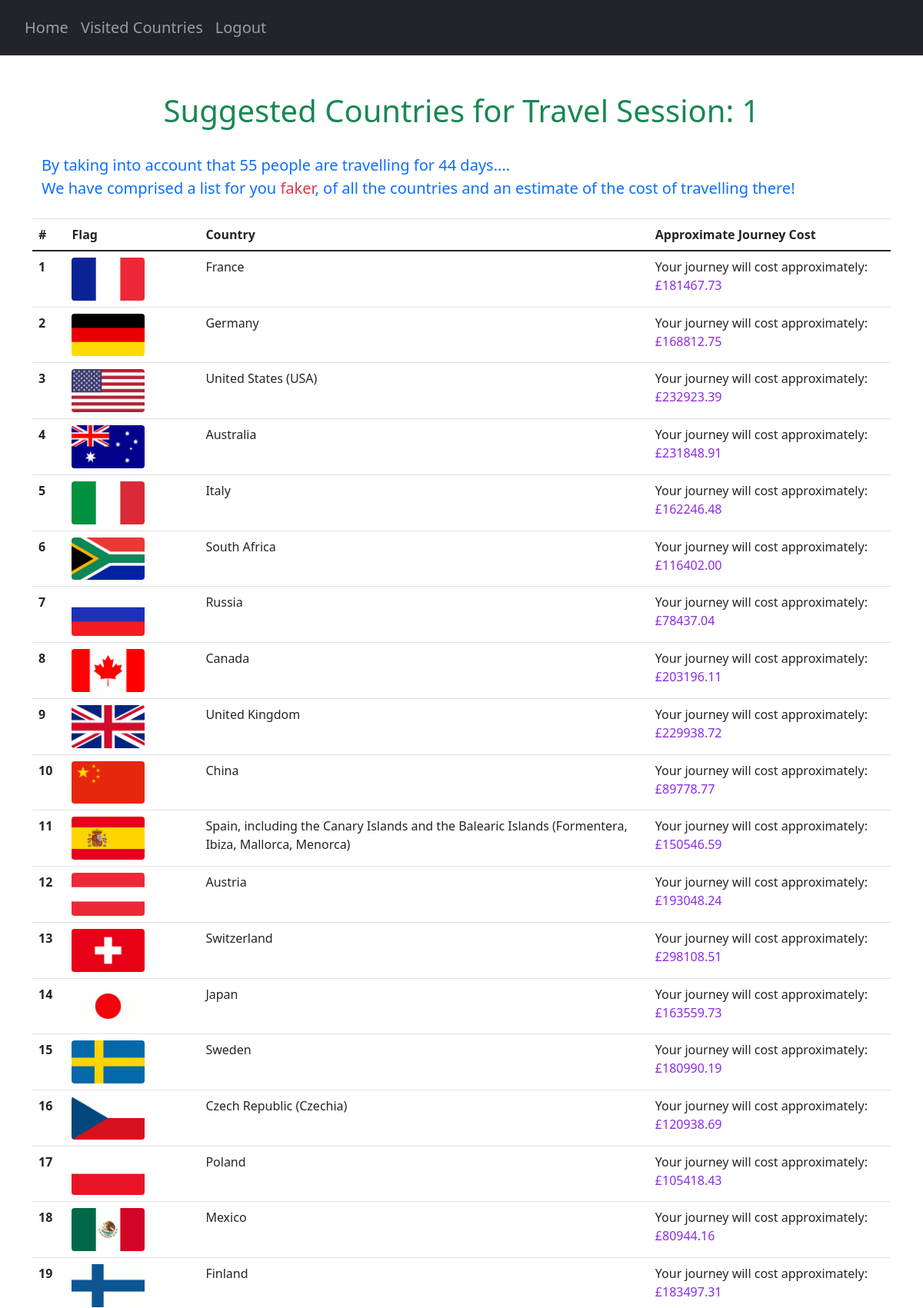
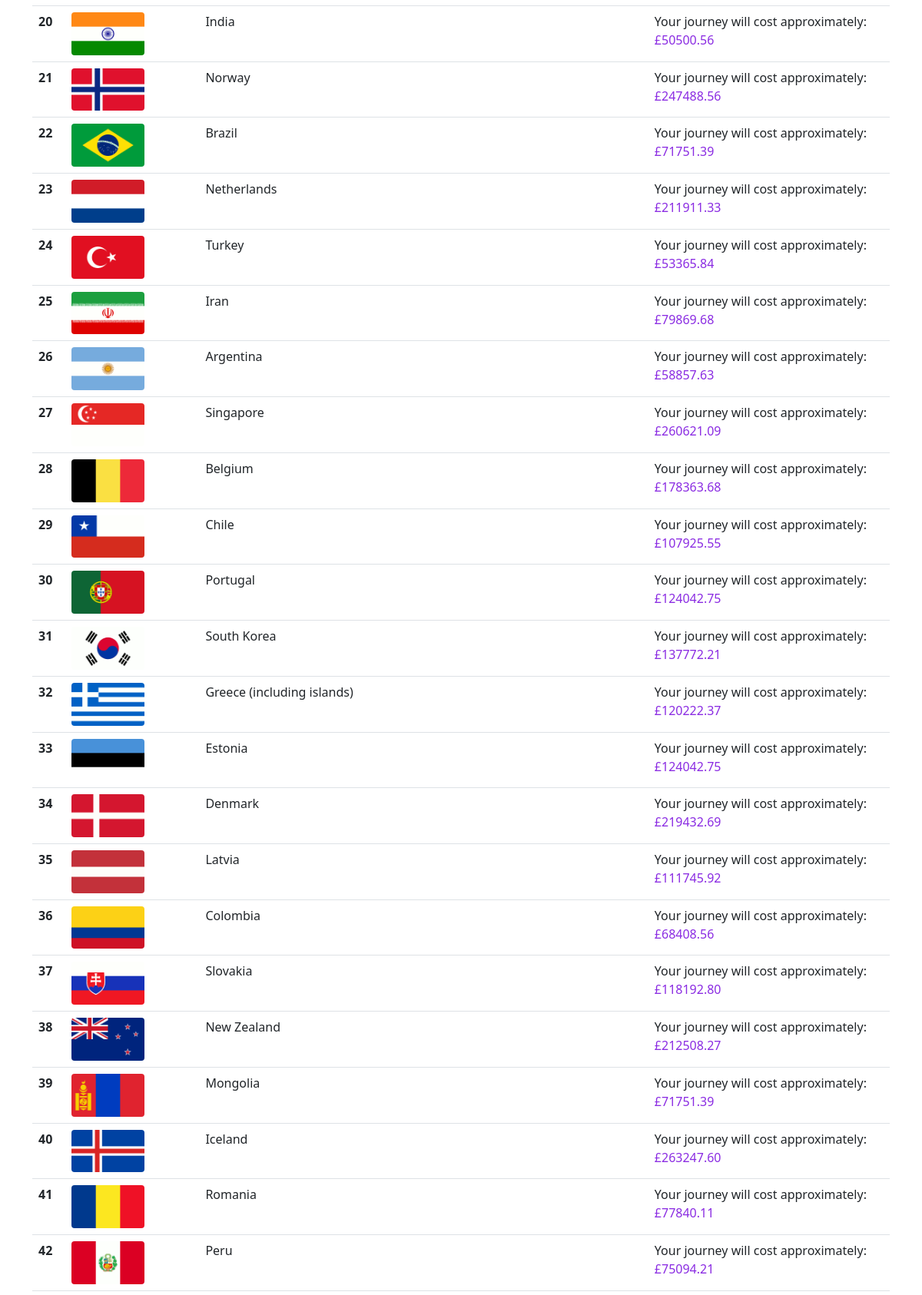
Page /suggestions/1 (signed in, upper part) on the committed database (2 pictures, top to bottom).
### website/models.py (models this page shows)
class User(db.Model, UserMixin):
    id = db.Column(db.Integer, primary_key=True)
    email = db.Column(db.String(150), unique=True)
    password = db.Column(db.String(150))
    first_name = db.Column(db.String(150))
    countries = db.relationship('UserCountry')
    travel_score = db.relationship('UserTravelScore')

class Country(db.Model):
    country_code = db.Column(db.String(3), primary_key=True)
    country_name = db.Column(db.String(150), unique=True)

### website/views.py (the view)
@views.route("/suggestions/<travelID>", methods=["GET"])
@login_required
def suggestions(travelID):
    countries = Country.query.all()
    AllCountries = {}
    for country in countries:
        AllCountries[country.country_code] = country.country_name
    user_travel_details = []
    try:
        ranked_countries = userCountryScore(travelID, AllCountries)
        ranked_countries_UF = list(map(lambda x: (AllCountries[x[0]], x[1], x[2]), ranked_countries))
        current_travel = UserTravelScore.query.get((current_user.id, travelID))
        num_travellers = current_travel.num_travellers
        travelling_time = current_travel.travelling_time
        user_travel_details.append(travelID)
        user_travel_details.append(num_travellers)
        user_travel_details.append(travelling_time)
        return render_template("suggestions.html",
                               user=current_user,
                               best_countries=ranked_countries_UF,
                               user_travel=user_travel_details)
    except (AttributeError):
        print("ERROR", traceback.format_exc())
        user_travel_details.append(0)
        user_travel_details.append(1)
        return redirect(url_for('views.noTravel'))

### website/__init__.py (called while the page is built)
def create_app():
    app = Flask(__name__)
    app.config['SECRET_KEY'] = 'pog'
    app.config['SQLALCHEMY_DATABASE_URI'] = f'sqlite:///{DB_NAME}'
    db.init_app(app)
    from .views import views
    from .auth import auth
    app.register_blueprint(views, url_prefix='/')
    app.register_blueprint(auth, url_prefix='/')
    from .models import User, Country, UserCountry, Safety, Cost, CulturalValue, CovidRestrictions
    create_database(app)
    login_manager = LoginManager()
    login_manager.login_view = 'auth.login'
    login_manager.init_app(app)
    @login_manager.user_loader
    def load_user(id):
        return User.query.get(int(id))
    return app

### website/questionHandler.py (called while the page is built)
def filterPrevCountries(codes, travelID):
    try:
        current_travel = UserTravelScore.query.get((current_user.id, travelID))
    except (sqlite3.IntegrityError, sqlalchemy.exc.IntegrityError) as e:
        print(e)
    prev_countries = getattr(current_travel, "prev_countries")
    if prev_countries == True:
        return codes
    else:
        suggestionsStream = filter(lambda x:not(doesUserWantThisCountry(x)), codes)
        suggestionsStream = list(suggestionsStream)
        return suggestionsStream

def userCountryScore(travelID, countryCodes):
    try:
        current_travel = UserTravelScore.query.get((current_user.id, travelID))
    except (sqlite3.IntegrityError, sqlalchemy.exc.IntegrityError) as e:
        print(e)
    prev_countries = getattr(current_travel, "prev_countries")
    try:
        calculateCountryScores(travelID, countryCodes)
    except ValueError:
        pass
    sortedCountries = sortCountries(travelID)
    return sortedCountries

### website/templates/suggestions.html (shortened to what this page needs)
{% extends "base.html" %} {% block title %}Countries{% endblock %}
{% block content %}
<div class="container pt-5">
    <h1 align="center"><span class="text-success">Suggested Countries for Travel Session: {{ user_travel[0] }}</span></h1>
    <p class="pt-4 pb-2 text-primary" id="user-countries-header">
        By taking into account that {{ user_travel[1] }} people are travelling for {{ user_travel[2] }} days....<br>
        We have comprised a list for you <span class="text-danger">{{ current_user.first_name }}</span>,
        of all the countries and an estimate of the cost of travelling there!
    </p>
</div>
<table class="table">
    <thead>
        <tr>
            <th scope="col">#</th>
            <th scope="col">Flag</th>
            <th scope="col">Country</th>
            <th scope="col">Approximate Journey Cost</th>
        </tr>
    </thead>
    <tbody>
        {% for country in best_countries %}
        {% set countryName = country[0] %}
        {% set countryDict = country[2] %}
        {% for roughCostText, roughCost in countryDict.items() %}
            <tr>
                <th scope="row">{{ country[1] }}</th>
                <td><img src="/static/flags/{{ countryName }}.png" class="rounded img-fluid" style="max-width: 60%;"></td>
                <td>{{ countryName }}</td>
                <td>{{ roughCostText }}: <span class="cost-number">£{{ roughCost}}</span></td>
            </tr>
        {% endfor %}
        {% endfor %}
    </tbody>
</table>
{% endblock %}

### website/templates/base.html (shortened to what this page needs)
<!DOCTYPE html>
<html>
    <head>
        <link
            rel="stylesheet"
            href="https://stackpath.bootstrapcdn.com/bootstrap/4.4.1/css/bootstrap.min.css"
        />
        <link
            rel="stylesheet"
            href="https://stackpath.bootstrapcdn.com/font-awesome/4.7.0/css/font-awesome.min.css"
        />
        <link rel="stylesheet" href="https://cdn.jsdelivr.net/npm/bootstrap-icons@1.3.0/font/bootstrap-icons.css">
        <link href="https://cdn.jsdelivr.net/npm/bootstrap@5.0.2/dist/css/bootstrap.min.css"
              rel="stylesheet"
        />
        <link rel="stylesheet" type="text/css" href="/static/extra.css">
    </head>
    <body>
        <section>
            <nav class="navbar navbar-expand-lg bg-dark navbar-dark py-3 ">
                <div class="collapse navbar-collapse" id="navbar">
                    <div class="navbar-nav pl-2 h5">
                        <ul class="navbar-nav">
                            {% if user.is_authenticated %}
                            <li class="nav-item">
                                <a class="nav-link" id="home" href="/">Home</a>
                            </li>
                            <li class="nav-item">
                                <a class="nav-link" id="prev-countries" href="/countries">Visited Countries</a>
                            </li>
                            <li class="nav-item">
                                <a class="nav-link" id="logout" href="/logout">Logout</a>
                            </li>
                            {% endif %}
                        </ul>
                    </div>
                </div>
            </nav>
        </section>
        {% if request.path == "/" %}
            {% block homepage %}
            {% endblock %}
        {% elif request.path == "/countries" %}
            {% block countriespage %}
            {% endblock %}
        {% else %}
            <div class="container" id="main">
            {% block content %}
            {% endblock %}
            </div>
        {% endif %}
    </body>
</html>

### website/static/extra.css (style rules this page uses)
.cost-number { color: blueviolet; }
#user-countries-header { font-size: 20px; }

### rows in the picture
User: first_name "faker"
Country: country "1", country_name (picture), countryDict "France", countryDict "Your journey will cost approximately", countryDict "181467.73"
Country: country "2", country_name (picture), countryDict "Germany", countryDict "Your journey will cost approximately", countryDict "168812.75"
Country: country "3", country_name (picture), countryDict "United States (USA)", countryDict "Your journey will cost approximately", countryDict "232923.39"
Country: country "4", country_name (picture), countryDict "Australia", countryDict "Your journey will cost approximately", countryDict "231848.91"
Country: country "5", country_name (picture), countryDict "Italy", countryDict "Your journey will cost approximately", countryDict "162246.48"
Country: country "6", country_name (picture), countryDict "South Africa", countryDict "Your journey will cost approximately", countryDict "116402.00"
Country: country "7", country_name (picture), countryDict "Russia", countryDict "Your journey will cost approximately", countryDict "78437.04"
Country: country "8", country_name (picture), countryDict "Canada", countryDict "Your journey will cost approximately", countryDict "203196.11"
Country: country "9", country_name (picture), countryDict "United Kingdom", countryDict "Your journey will cost approximately", countryDict "229938.72"
Country: country "10", country_name (picture), countryDict "China", countryDict "Your journey will cost approximately", countryDict "89778.77"
Country: country "11", country_name (picture), countryDict "Spain, including the Canary Islands and the Balearic Islands (Formentera, Ibiza, Mallorca, Menorca)", countryDict "Your journey will cost approximately", countryDict "150546.59"
Country: country "12", country_name (picture), countryDict "Austria", countryDict "Your journey will cost approximately", countryDict "193048.24"
Country: country "13", country_name (picture), countryDict "Switzerland", countryDict "Your journey will cost approximately", countryDict "298108.51"
Country: country "14", country_name (picture), countryDict "Japan", countryDict "Your journey will cost approximately", countryDict "163559.73"
Country: country "15", country_name (picture), countryDict "Sweden", countryDict "Your journey will cost approximately", countryDict "180990.19"
Country: country "16", country_name (picture), countryDict "Czech Republic (Czechia)", countryDict "Your journey will cost approximately", countryDict "120938.69"
Country: country "17", country_name (picture), countryDict "Poland", countryDict "Your journey will cost approximately", countryDict "105418.43"
Country: country "18", country_name (picture), countryDict "Mexico", countryDict "Your journey will cost approximately", countryDict "80944.16"
Country: country "19", country_name (picture), countryDict "Finland", countryDict "Your journey will cost approximately", countryDict "183497.31"
Country: country "20", country_name (picture), countryDict "India", countryDict "Your journey will cost approximately", countryDict "50500.56"
Country: country "21", country_name (picture), countryDict "Norway", countryDict "Your journey will cost approximately", countryDict "247488.56"
Country: country "22", country_name (picture), countryDict "Brazil", countryDict "Your journey will cost approximately", countryDict "71751.39"
Country: country "23", country_name (picture), countryDict "Netherlands", countryDict "Your journey will cost approximately", countryDict "211911.33"
Country: country "24", country_name (picture), countryDict "Turkey", countryDict "Your journey will cost approximately", countryDict "53365.84"
Country: country "25", country_name (picture), countryDict "Iran", countryDict "Your journey will cost approximately", countryDict "79869.68"
Country: country "26", country_name (picture), countryDict "Argentina", countryDict "Your journey will cost approximately", countryDict "58857.63"
Country: country "27", country_name (picture), countryDict "Singapore", countryDict "Your journey will cost approximately", countryDict "260621.09"
Country: country "28", country_name (picture), countryDict "Belgium", countryDict "Your journey will cost approximately", countryDict "178363.68"
Country: country "29", country_name (picture), countryDict "Chile", countryDict "Your journey will cost approximately", countryDict "107925.55"
Country: country "30", country_name (picture), countryDict "Portugal", countryDict "Your journey will cost approximately", countryDict "124042.75"
Country: country "31", country_name (picture), countryDict "South Korea", countryDict "Your journey will cost approximately", countryDict "137772.21"
Country: country "32", country_name (picture), countryDict "Greece (including islands)", countryDict "Your journey will cost approximately", countryDict "120222.37"
Country: country "33", country_name (picture), countryDict "Estonia", countryDict "Your journey will cost approximately", countryDict "124042.75"
Country: country "34", country_name (picture), countryDict "Denmark", countryDict "Your journey will cost approximately", countryDict "219432.69"
Country: country "35", country_name (picture), countryDict "Latvia", countryDict "Your journey will cost approximately", countryDict "111745.92"
Country: country "36", country_name (picture), countryDict "Colombia", countryDict "Your journey will cost approximately", countryDict "68408.56"
Country: country "37", country_name (picture), countryDict "Slovakia", countryDict "Your journey will cost approximately", countryDict "118192.80"
Country: country "38", country_name (picture), countryDict "New Zealand", countryDict "Your journey will cost approximately", countryDict "212508.27"
Country: country "39", country_name (picture), countryDict "Mongolia", countryDict "Your journey will cost approximately", countryDict "71751.39"
Country: country "40", country_name (picture), countryDict "Iceland", countryDict "Your journey will cost approximately", countryDict "263247.60"
Country: country "41", country_name (picture), countryDict "Romania", countryDict "Your journey will cost approximately", countryDict "77840.11"
Country: country "42", country_name (picture), countryDict "Peru", countryDict "Your journey will cost approximately", countryDict "75094.21"

### other values in the picture
{{ user_travel[0] }} "1"
{{ user_travel[1] }} "55"
{{ user_travel[2] }} "44"
